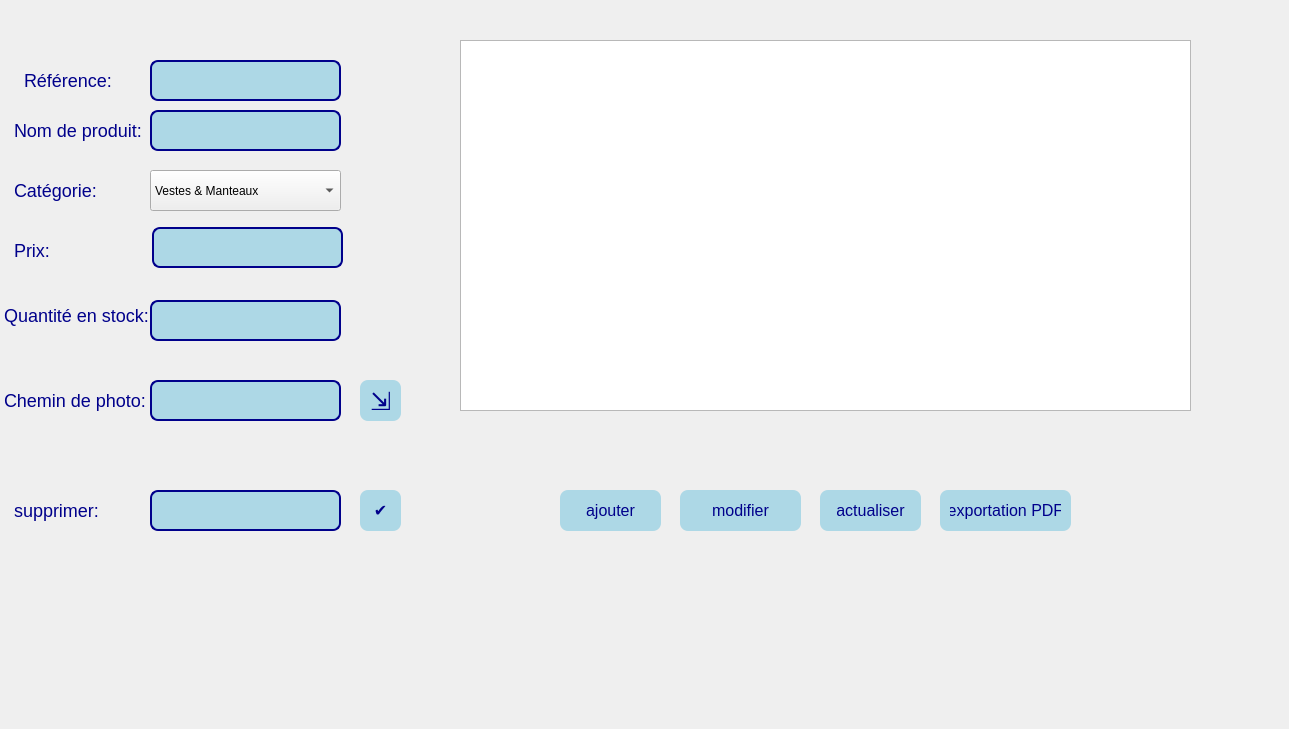
   <widget class="QWidget" name="tab_7">
    <attribute name="title">
     <string>CRUD </string>
    </attribute>
    <widget class="QLabel" name="label_21">
     <property name="geometry">
      <rect>
       <x>-10</x>
       <y>-30</y>
       <width>1280</width>
       <height>720</height>
      </rect>
     </property>
     <property name="styleSheet">
      <string notr="true">background-image: url(:/Pictures/img/Design sans titre (1).png);</string>
     </property>
     <property name="text">
      <string/>
     </property>
    </widget>
    <widget class="QLabel" name="label_22">
     <property name="geometry">
      <rect>
       <x>1050</x>
       <y>370</y>
       <width>221</width>
       <height>211</height>
      </rect>
     </property>
     <property name="styleSheet">
      <string notr="true">image: url(:/D:/img/logo_meta-removebg-preview.png);</string>
     </property>
     <property name="text">
      <string/>
     </property>
    </widget>
    <widget class="QPushButton" name="actualiser">
     <property name="geometry">
      <rect>
       <x>820</x>
       <y>490</y>
       <width>101</width>
       <height>41</height>
      </rect>
     </property>
     <property name="styleSheet">
      <string notr="true">QPushButton {
                background-color: lightblue;          /* Button background color */
                color: darkblue;                      /* Text color */
                font-size: 16px;                     /* Font size */
                font-family: 'Segoe UI', sans-serif;  /* Font family */
                padding: 10px;                       /* Padding around the text */
                border: none;                        /* No border */
                border-radius: 8px;                  /* Rounded corners */
                transition: background-color 0.3s;   /* Smooth background color transition */
            }
            QPushButton:hover {
                background-color: #B2D8E0;           /* Background color on hover */
            }
            QPushButton:pressed {
                background-color: #A0C4D3;           /* Background color when pressed */
            }</string>
     </property>
     <property name="text">
      <string>actualiser</string>
     </property>
    </widget>
    <widget class="QPushButton" name="modifier">
     <property name="geometry">
      <rect>
       <x>680</x>
       <y>490</y>
       <width>121</width>
       <height>41</height>
      </rect>
     </property>
     <property name="styleSheet">
      <string notr="true">QPushButton {
                background-color: lightblue;          /* Button background color */
                color: darkblue;                      /* Text color */
                font-size: 16px;                     /* Font size */
                font-family: 'Segoe UI', sans-serif;  /* Font family */
                padding: 10px;                       /* Padding around the text */
                border: none;                        /* No border */
                border-radius: 8px;                  /* Rounded corners */
                transition: background-color 0.3s;   /* Smooth background color transition */
            }
            QPushButton:hover {
                background-color: #B2D8E0;           /* Background color on hover */
            }
            QPushButton:pressed {
                background-color: #A0C4D3;           /* Background color when pressed */
            }</string>
     </property>
     <property name="text">
      <string>modifier</string>
     </property>
    </widget>
    <widget class="QPushButton" name="ajouter">
     <property name="geometry">
      <rect>
       <x>560</x>
       <y>490</y>
       <width>101</width>
       <height>41</height>
      </rect>
     </property>
     <property name="styleSheet">
      <string notr="true">QPushButton {
                background-color: lightblue;          /* Button background color */
                color: darkblue;                      /* Text color */
                font-size: 16px;                     /* Font size */
                font-family: 'Segoe UI', sans-serif;  /* Font family */
                padding: 10px;                       /* Padding around the text */
                border: none;                        /* No border */
                border-radius: 8px;                  /* Rounded corners */
                transition: background-color 0.3s;   /* Smooth background color transition */
            }
            QPushButton:hover {
                background-color: #B2D8E0;           /* Background color on hover */
            }
            QPushButton:pressed {
                background-color: #A0C4D3;           /* Background color when pressed */
            }</string>
     </property>
     <property name="text">
      <string>ajouter</string>
     </property>
    </widget>
    <widget class="QPushButton" name="supprimer">
     <property name="geometry">
      <rect>
       <x>360</x>
       <y>490</y>
       <width>41</width>
       <height>41</height>
      </rect>
     </property>
     <property name="styleSheet">
      <string notr="true">QPushButton {
                background-color: lightblue;          /* Button background color */
                color: darkblue;                      /* Text color */
                font-size: 16px;                     /* Font size */
                font-family: 'Segoe UI', sans-serif;  /* Font family */
                padding: 10px;                       /* Padding around the text */
                border: none;                        /* No border */
                border-radius: 8px;                  /* Rounded corners */
                transition: background-color 0.3s;   /* Smooth background color transition */
            }
            QPushButton:hover {
                background-color: #B2D8E0;           /* Background color on hover */
            }
            QPushButton:pressed {
                background-color: #A0C4D3;           /* Background color when pressed */
            }</string>
     </property>
     <property name="text">
      <string>✔</string>
     </property>
    </widget>
    <widget class="QLabel" name="label_23">
     <property name="geometry">
      <rect>
       <x>10</x>
       <y>60</y>
       <width>131</width>
       <height>41</height>
      </rect>
     </property>
     <property name="styleSheet">
      <string notr="true">QLabel {
                color: darkblue;                   /* Text color */
                font-size: 18px;                   /* Font size */
                font-family: 'Arial', sans-serif;  /* Font family */
                padding: 10px;                     /* Padding around the text */
            }</string>
     </property>
     <property name="text">
      <string>Référence:</string>
     </property>
    </widget>
    <widget class="QLabel" name="label_24">
     <property name="geometry">
      <rect>
       <x>0</x>
       <y>110</y>
       <width>161</width>
       <height>41</height>
      </rect>
     </property>
     <property name="styleSheet">
      <string notr="true">QLabel {
                color: darkblue;                   /* Text color */
                font-size: 18px;                   /* Font size */
                font-family: 'Arial', sans-serif;  /* Font family */
                padding: 10px;                     /* Padding around the text */
            }</string>
     </property>
     <property name="text">
      <string>Nom de produit:</string>
     </property>
    </widget>
    <widget class="QLabel" name="label_25">
     <property name="geometry">
      <rect>
       <x>0</x>
       <y>170</y>
       <width>131</width>
       <height>41</height>
      </rect>
     </property>
     <property name="styleSheet">
      <string notr="true">QLabel {
                color: darkblue;                   /* Text color */
                font-size: 18px;                   /* Font size */
                font-family: 'Arial', sans-serif;  /* Font family */
                padding: 10px;                     /* Padding around the text */
            }</string>
     </property>
     <property name="text">
      <string>Catégorie:</string>
     </property>
    </widget>
    <widget class="QLabel" name="label_26">
     <property name="geometry">
      <rect>
       <x>0</x>
       <y>230</y>
       <width>121</width>
       <height>41</height>
      </rect>
     </property>
     <property name="styleSheet">
      <string notr="true">QLabel {
                color: darkblue;                   /* Text color */
                font-size: 18px;                   /* Font size */
                font-family: 'Arial', sans-serif;  /* Font family */
                padding: 10px;                     /* Padding around the text */
            }</string>
     </property>
     <property name="text">
      <string>Prix:</string>
     </property>
    </widget>
    <widget class="QLabel" name="label_27">
     <property name="geometry">
      <rect>
       <x>-10</x>
       <y>290</y>
       <width>181</width>
       <height>51</height>
      </rect>
     </property>
     <property name="styleSheet">
      <string notr="true">QLabel {
                color: darkblue;                   /* Text color */
                font-size: 18px;                   /* Font size */
                font-family: 'Arial', sans-serif;  /* Font family */
                padding: 10px;                     /* Padding around the text */
            }</string>
     </property>
     <property name="text">
      <string>Quantité en stock:</string>
     </property>
    </widget>
    <widget class="QLineEdit" name="referenceLineEdit">
     <property name="geometry">
      <rect>
       <x>150</x>
       <y>60</y>
       <width>191</width>
       <height>41</height>
      </rect>
     </property>
     <property name="styleSheet">
      <string notr="true">QLineEdit {
                background-color: lightblue;          /* Background color */
                color: darkblue;                      /* Text color */
                font-size: 16px;                     /* Font size */
                font-family: 'Segoe UI', sans-serif;  /* Font family */
                padding: 10px;                       /* Padding inside the line edit */
                border: 2px solid darkblue;          /* Border color */
                border-radius: 8px;                  /* Rounded corners */
            }
            QLineEdit:focus {
                border: 2px solid #B2D8E0;           /* Border color on focus */
            }
            QLineEdit::placeholder {
                color: gray;                         /* Placeholder text color */
            }</string>
     </property>
    </widget>
    <widget class="QLineEdit" name="nomProduitLineEdit">
     <property name="geometry">
      <rect>
       <x>150</x>
       <y>110</y>
       <width>191</width>
       <height>41</height>
      </rect>
     </property>
     <property name="styleSheet">
      <string notr="true">QLineEdit {
                background-color: lightblue;          /* Background color */
                color: darkblue;                      /* Text color */
                font-size: 16px;                     /* Font size */
                font-family: 'Segoe UI', sans-serif;  /* Font family */
                padding: 10px;                       /* Padding inside the line edit */
                border: 2px solid darkblue;          /* Border color */
                border-radius: 8px;                  /* Rounded corners */
            }
            QLineEdit:focus {
                border: 2px solid #B2D8E0;           /* Border color on focus */
            }
            QLineEdit::placeholder {
                color: gray;                         /* Placeholder text color */
            }</string>
     </property>
    </widget>
    <widget class="QLineEdit" name="prixLineEdit">
     <property name="geometry">
      <rect>
       <x>152</x>
       <y>227</y>
       <width>191</width>
       <height>41</height>
      </rect>
     </property>
     <property name="styleSheet">
      <string notr="true">QLineEdit {
                background-color: lightblue;          /* Background color */
                color: darkblue;                      /* Text color */
                font-size: 16px;                     /* Font size */
                font-family: 'Segoe UI', sans-serif;  /* Font family */
                padding: 10px;                       /* Padding inside the line edit */
                border: 2px solid darkblue;          /* Border color */
                border-radius: 8px;                  /* Rounded corners */
            }
            QLineEdit:focus {
                border: 2px solid #B2D8E0;           /* Border color on focus */
            }
            QLineEdit::placeholder {
                color: gray;                         /* Placeholder text color */
            }</string>
     </property>
    </widget>
    <widget class="QLineEdit" name="quantiteLineEdit">
     <property name="geometry">
      <rect>
       <x>150</x>
       <y>300</y>
       <width>191</width>
       <height>41</height>
      </rect>
     </property>
     <property name="styleSheet">
      <string notr="true">QLineEdit {
                background-color: lightblue;          /* Background color */
                color: darkblue;                      /* Text color */
                font-size: 16px;                     /* Font size */
                font-family: 'Segoe UI', sans-serif;  /* Font family */
                padding: 10px;                       /* Padding inside the line edit */
                border: 2px solid darkblue;          /* Border color */
                border-radius: 8px;                  /* Rounded corners */
            }
            QLineEdit:focus {
                border: 2px solid #B2D8E0;           /* Border color on focus */
            }
            QLineEdit::placeholder {
                color: gray;                         /* Placeholder text color */
            }</string>
     </property>
    </widget>
    <widget class="QLabel" name="label">
     <property name="geometry">
      <rect>
       <x>-10</x>
       <y>-50</y>
       <width>1280</width>
       <height>720</height>
      </rect>
     </property>
     <property name="styleSheet">
      <string notr="true">background-image: url(:/Bureau/iamgesssss/Design sans titre (1).png);</string>
     </property>
     <property name="text">
      <string/>
     </property>
    </widget>
    <widget class="QLabel" name="label_6">
     <property name="geometry">
      <rect>
       <x>1100</x>
       <y>450</y>
       <width>151</width>
       <height>91</height>
      </rect>
     </property>
     <property name="styleSheet">
      <string notr="true">image: url(:/Pictures/img/logo_meta-removebg-preview.png);</string>
     </property>
     <property name="text">
      <string/>
     </property>
    </widget>
    <widget class="QPushButton" name="exportationPDF">
     <property name="geometry">
      <rect>
       <x>940</x>
       <y>490</y>
       <width>131</width>
       <height>41</height>
      </rect>
     </property>
     <property name="styleSheet">
      <string notr="true">QPushButton {
                background-color: lightblue;          /* Button background color */
                color: darkblue;                      /* Text color */
                font-size: 16px;                     /* Font size */
                font-family: 'Segoe UI', sans-serif;  /* Font family */
                padding: 10px;                       /* Padding around the text */
                border: none;                        /* No border */
                border-radius: 8px;                  /* Rounded corners */
                transition: background-color 0.3s;   /* Smooth background color transition */
            }
            QPushButton:hover {
                background-color: #B2D8E0;           /* Background color on hover */
            }
            QPushButton:pressed {
                background-color: #A0C4D3;           /* Background color when pressed */
            }</string>
     </property>
     <property name="text">
      <string>exportation PDF</string>
     </property>
    </widget>
    <widget class="QLineEdit" name="supprimerLineEdit">
     <property name="geometry">
      <rect>
       <x>150</x>
       <y>490</y>
       <width>191</width>
       <height>41</height>
      </rect>
     </property>
     <property name="styleSheet">
      <string notr="true">QLineEdit {
                background-color: lightblue;          /* Background color */
                color: darkblue;                      /* Text color */
                font-size: 16px;                     /* Font size */
                font-family: 'Segoe UI', sans-serif;  /* Font family */
                padding: 10px;                       /* Padding inside the line edit */
                border: 2px solid darkblue;          /* Border color */
                border-radius: 8px;                  /* Rounded corners */
            }
            QLineEdit:focus {
                border: 2px solid #B2D8E0;           /* Border color on focus */
            }
            QLineEdit::placeholder {
                color: gray;                         /* Placeholder text color */
            }</string>
     </property>
    </widget>
    <widget class="QLabel" name="label_36">
     <property name="geometry">
      <rect>
       <x>0</x>
       <y>490</y>
       <width>161</width>
       <height>41</height>
      </rect>
     </property>
     <property name="styleSheet">
      <string notr="true">QLabel {
                color: darkblue;                   /* Text color */
                font-size: 18px;                   /* Font size */
                font-family: 'Arial', sans-serif;  /* Font family */
                padding: 10px;                     /* Padding around the text */
            }</string>
     </property>
     <property name="text">
      <string>supprimer:</string>
     </property>
    </widget>
    <widget class="QTableView" name="model">
     <property name="geometry">
      <rect>
       <x>460</x>
       <y>40</y>
       <width>731</width>
       <height>371</height>
      </rect>
     </property>
     <property name="styleSheet">
      <string notr="true"/>
     </property>
    </widget>
    <widget class="QLabel" name="label_17">
     <property name="geometry">
      <rect>
       <x>-10</x>
       <y>380</y>
       <width>171</width>
       <height>41</height>
      </rect>
     </property>
     <property name="styleSheet">
      <string notr="true">QLabel {
                color: darkblue;                   /* Text color */
                font-size: 18px;                   /* Font size */
                font-family: 'Arial', sans-serif;  /* Font family */
                padding: 10px;                     /* Padding around the text */
            }</string>
     </property>
     <property name="text">
      <string>Chemin de photo:</string>
     </property>
    </widget>
    <widget class="QLineEdit" name="photoPathLineEdit">
     <property name="geometry">
      <rect>
       <x>150</x>
       <y>380</y>
       <width>191</width>
       <height>41</height>
      </rect>
     </property>
     <property name="styleSheet">
      <string notr="true">QLineEdit {
                background-color: lightblue;          /* Background color */
                color: darkblue;                      /* Text color */
                font-size: 16px;                     /* Font size */
                font-family: 'Segoe UI', sans-serif;  /* Font family */
                padding: 10px;                       /* Padding inside the line edit */
                border: 2px solid darkblue;          /* Border color */
                border-radius: 8px;                  /* Rounded corners */
            }
            QLineEdit:focus {
                border: 2px solid #B2D8E0;           /* Border color on focus */
            }
            QLineEdit::placeholder {
                color: gray;                         /* Placeholder text color */
            }</string>
     </property>
    </widget>
    <widget class="QPushButton" name="exportbutton">
     <property name="geometry">
      <rect>
       <x>360</x>
       <y>380</y>
       <width>41</width>
       <height>41</height>
      </rect>
     </property>
     <property name="toolTip">
      <string>&lt;html&gt;&lt;head/&gt;&lt;body&gt;&lt;p&gt;&lt;span style=&quot; font-size:72pt;&quot;&gt;⬎&lt;/span&gt;&lt;/p&gt;&lt;/body&gt;&lt;/html&gt;</string>
     </property>
     <property name="styleSheet">
      <string notr="true">QPushButton {
                background-color: lightblue;          /* Button background color */
                color: darkblue;                      /* Text color */
                font-size: 25px;                     /* Font size */
                font-family: 'Segoe UI', sans-serif;  /* Font family */
                padding: 10px;                       /* Padding around the text */
                border: none;                        /* No border */
                border-radius: 8px;                  /* Rounded corners */
                transition: background-color 0.3s;   /* Smooth background color transition */
            }
            QPushButton:hover {
                background-color: #B2D8E0;           /* Background color on hover */
            }
            QPushButton:pressed {
                background-color: #A0C4D3;           /* Background color when pressed */
            }</string>
     </property>
     <property name="text">
      <string>⇲</string>
     </property>
    </widget>
    <widget class="QComboBox" name="categoriecombo">
     <property name="geometry">
      <rect>
       <x>150</x>
       <y>170</y>
       <width>191</width>
       <height>41</height>
      </rect>
     </property>
     <item>
      <property name="text">
       <string>Vestes &amp; Manteaux</string>
      </property>
     </item>
     <item>
      <property name="text">
       <string>Ensembles</string>
      </property>
     </item>
     <item>
      <property name="text">
       <string>Gilets &amp; Sweats</string>
      </property>
     </item>
     <item>
      <property name="text">
       <string>Chemises</string>
      </property>
     </item>
     <item>
      <property name="text">
       <string>Pulls</string>
      </property>
     </item>
     <item>
      <property name="text">
       <string>Polos</string>
      </property>
     </item>
     <item>
      <property name="text">
       <string>T-shirts</string>
      </property>
     </item>
     <item>
      <property name="text">
       <string>Pantalons</string>
      </property>
     </item>
     <item>
      <property name="text">
       <string>Shorts &amp; Bermudas</string>
      </property>
     </item>
     <item>
      <property name="text">
       <string>Chaussures</string>
      </property>
     </item>
    </widget>
    <zorder>label</zorder>
    <zorder>label_21</zorder>
    <zorder>label_22</zorder>
    <zorder>actualiser</zorder>
    <zorder>modifier</zorder>
    <zorder>ajouter</zorder>
    <zorder>supprimer</zorder>
    <zorder>label_23</zorder>
    <zorder>label_24</zorder>
    <zorder>label_25</zorder>
    <zorder>label_26</zorder>
    <zorder>label_27</zorder>
    <zorder>referenceLineEdit</zorder>
    <zorder>nomProduitLineEdit</zorder>
    <zorder>prixLineEdit</zorder>
    <zorder>quantiteLineEdit</zorder>
    <zorder>label_6</zorder>
    <zorder>exportationPDF</zorder>
    <zorder>supprimerLineEdit</zorder>
    <zorder>label_36</zorder>
    <zorder>model</zorder>
    <zorder>label_17</zorder>
    <zorder>photoPathLineEdit</zorder>
    <zorder>exportbutton</zorder>
    <zorder>categoriecombo</zorder>
   </widget>
